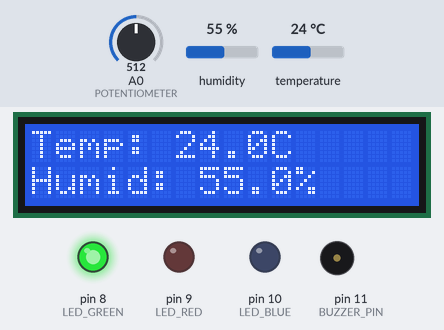
Recording of a sketch running on a simulated Arduino Uno, built with avr-gcc and run on an emulated ATmega328P. Parts: 16×2 character LCD, output pins drawn as LEDs (lit = HIGH), buzzer (waves = sounding). The inputs (shaded band) are chosen by the test bench; at power-on: A0 (POTENTIOMETER) = 512, humidity 55 %, temperature 24 °C. What the sketch prints to the serial monitor is not drawn.

Above: at 5.2 s.
5.3 s: A0 (POTENTIOMETER) set to 112
At 8.2 s:
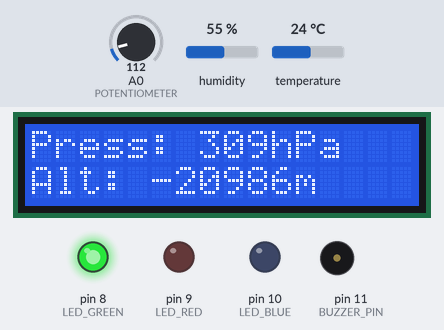
11.3 s: A0 (POTENTIOMETER) set to 91
At 13.1 s:
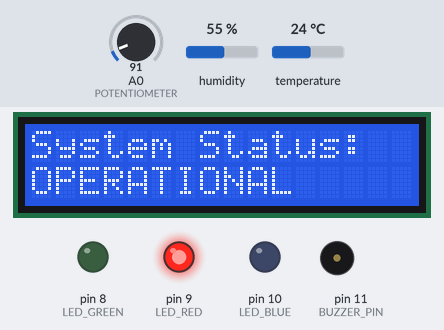
16.0 s: A0 (POTENTIOMETER) set to 75
At 17.0 s:
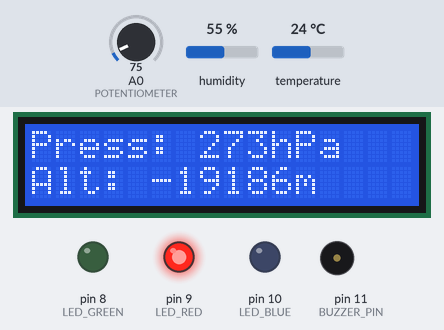
20.9 s: humidity set to 22 %
At 23.4 s:
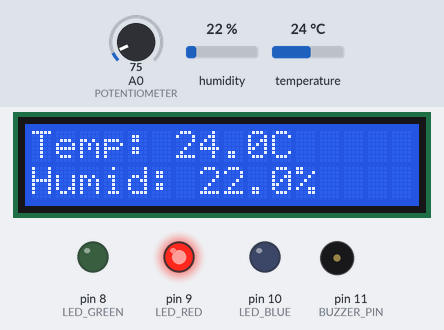
24.1 s: A0 (POTENTIOMETER) set to 105
At 29.4 s:
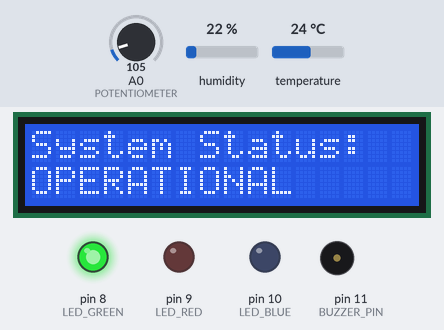
30.0 s: temperature set to 12 °C
At 32.6 s:
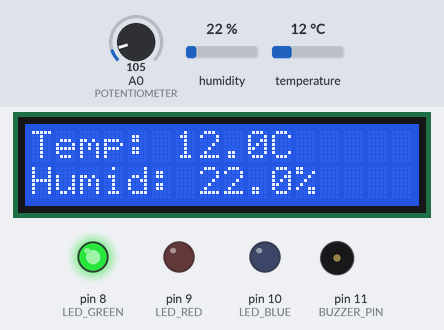
Timing chart, 0 to 62.5 s (numbered marks = the images above; inputs shaded):
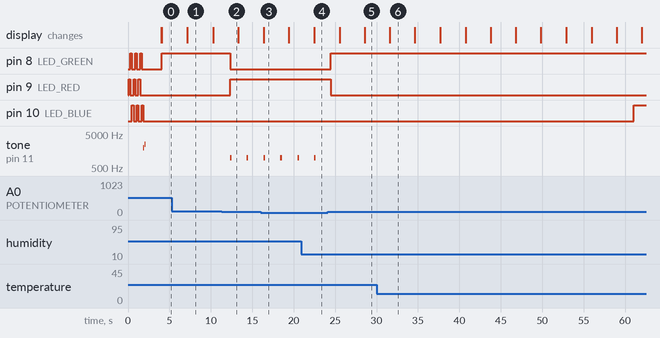

The sketch:

sketch.ino
```cpp
/*

  Components used:
  - Arduino Uno
  - DHT22 (Temperature & Humidity sensor)
  - BMP280 (Pressure sensor)
  - LCD 16x2 Display
  - LEDs for status indication
  - Potentiometer for manual calibration
*/

#include <LiquidCrystal.h>
#include <DHT.h>

// Pin definitions
#define DHT_PIN 2
#define DHT_TYPE DHT22
#define LED_GREEN 8
#define LED_RED 9
#define LED_BLUE 10
#define BUZZER_PIN 11
#define POTENTIOMETER A0

// LCD pins (RS, Enable, D4, D5, D6, D7)
LiquidCrystal lcd(12, 13, 4, 5, 6, 7);

// DHT sensor
DHT dht(DHT_PIN, DHT_TYPE);

// Variables for sensor readings
float temperature = 0;
float humidity = 0;
float pressure = 0;
int altitude_simulation = 0;
unsigned long lastReading = 0;
unsigned long lastDisplay = 0;
int displayMode = 0;

// Threshold values for space environment simulation
const float TEMP_MIN = -40;  // Minimum operational temperature
const float TEMP_MAX = 85;   // Maximum operational temperature
const float HUMIDITY_MAX = 95; // Maximum humidity threshold
const float PRESSURE_MIN = 300; // Simulated low pressure (space-like)

void setup() {
  Serial.begin(9600);

  // Initialize LCD
  lcd.begin(16, 2);
  lcd.print("Space Weather");
  lcd.setCursor(0, 1);
  lcd.print("Station v1.0");

  // Initialize DHT sensor
  dht.begin();

  // Initialize LED pins
  pinMode(LED_GREEN, OUTPUT);
  pinMode(LED_RED, OUTPUT);
  pinMode(LED_BLUE, OUTPUT);
  pinMode(BUZZER_PIN, OUTPUT);

  // Startup sequence
  startupSequence();

  delay(2000);
  lcd.clear();

  Serial.println("Space Weather Monitoring Station Initialized");
  Serial.println("Simulating satellite environmental data...");
  Serial.println("=====================================");
}

void loop() {
  // Read sensors every 2 seconds
  if (millis() - lastReading > 2000) {
    readSensors();
    checkThresholds();
    lastReading = millis();
  }

  // Update display every 3 seconds
  if (millis() - lastDisplay > 3000) {
    updateDisplay();
    lastDisplay = millis();
  }

  // Send data to serial monitor every 5 seconds
  if (millis() % 5000 < 100) {
    sendTelemetry();
  }

  delay(100);
}

void readSensors() {
  // Read DHT22 sensor
  temperature = dht.readTemperature();
  humidity = dht.readHumidity();

  // Simulate pressure reading (since BMP280 not available in free Wokwi)
  // Using potentiometer to simulate pressure variations
  int potValue = analogRead(POTENTIOMETER);
  pressure = map(potValue, 0, 1023, 200, 1200); // Simulate pressure range

  // Simulate altitude based on pressure
  altitude_simulation = map(pressure, 200, 1200, 50000, 0); // Inverted relationship

  // Check for sensor errors
  if (isnan(temperature) || isnan(humidity)) {
    temperature = -999;
    humidity = -999;
    Serial.println("DHT sensor error!");
  }
}

void checkThresholds() {
  bool alertCondition = false;

  // Temperature check
  if (temperature < TEMP_MIN || temperature > TEMP_MAX) {
    alertCondition = true;
  }

  // Humidity check
  if (humidity > HUMIDITY_MAX) {
    alertCondition = true;
  }

  // Pressure check (low pressure indicates high altitude/space-like conditions)
  if (pressure < PRESSURE_MIN) {
    alertCondition = true;
  }

  // Update status LEDs
  if (alertCondition) {
    digitalWrite(LED_RED, HIGH);
    digitalWrite(LED_GREEN, LOW);
    digitalWrite(LED_BLUE, LOW);

    // Sound alert
    tone(BUZZER_PIN, 1000, 200);
  } else {
    digitalWrite(LED_RED, LOW);
    digitalWrite(LED_GREEN, HIGH);
    digitalWrite(LED_BLUE, LOW);
  }

  // Blue LED blinks to show system is active
  digitalWrite(LED_BLUE, (millis() / 1000) % 2);
}

void updateDisplay() {
  lcd.clear();

  switch (displayMode % 3) {
    case 0:
      // Temperature and Humidity
      lcd.setCursor(0, 0);
      lcd.print("Temp: ");
      if (temperature != -999) {
        lcd.print(temperature, 1);
        lcd.print("C");
      } else {
        lcd.print("ERROR");
      }

      lcd.setCursor(0, 1);
      lcd.print("Humid: ");
      if (humidity != -999) {
        lcd.print(humidity, 1);
        lcd.print("%");
      } else {
        lcd.print("ERROR");
      }
      break;

    case 1:
      // Pressure and Altitude
      lcd.setCursor(0, 0);
      lcd.print("Press: ");
      lcd.print(pressure, 0);
      lcd.print("hPa");

      lcd.setCursor(0, 1);
      lcd.print("Alt: ");
      lcd.print(altitude_simulation);
      lcd.print("m");
      break;

    case 2:
      // System Status
      lcd.setCursor(0, 0);
      lcd.print("System Status:");

      lcd.setCursor(0, 1);
      if (temperature != -999 && humidity != -999) {
        lcd.print("OPERATIONAL");
      } else {
        lcd.print("SENSOR ERROR");
      }
      break;
  }

  displayMode++;
}

void sendTelemetry() {
  Serial.println("=== TELEMETRY DATA ===");
  Serial.print("Timestamp: ");
  Serial.println(millis());

  Serial.print("Temperature: ");
  if (temperature != -999) {
    Serial.print(temperature);
    Serial.println(" °C");
  } else {
    Serial.println("SENSOR ERROR");
  }

  Serial.print("Humidity: ");
  if (humidity != -999) {
    Serial.print(humidity);
    Serial.println(" %");
  } else {
    Serial.println("SENSOR ERROR");
  }

  Serial.print("Pressure: ");
  Serial.print(pressure);
  Serial.println(" hPa");

  Serial.print("Simulated Altitude: ");
  Serial.print(altitude_simulation);
  Serial.println(" m");

  Serial.print("Status: ");
  if (digitalRead(LED_RED)) {
    Serial.println("ALERT - Environmental limits exceeded!");
  } else {
    Serial.println("NOMINAL - All systems operational");
  }

  Serial.println("====================");
  Serial.println();
}

void startupSequence() {
  // LED startup sequence
  for (int i = 0; i < 3; i++) {
    digitalWrite(LED_RED, HIGH);
    delay(200);
    digitalWrite(LED_RED, LOW);
    digitalWrite(LED_GREEN, HIGH);
    delay(200);
    digitalWrite(LED_GREEN, LOW);
    digitalWrite(LED_BLUE, HIGH);
    delay(200);
    digitalWrite(LED_BLUE, LOW);
  }

  // Startup beep
  tone(BUZZER_PIN, 2000, 100);
  delay(150);
  tone(BUZZER_PIN, 2500, 100);
}
```

Measured:
- the behaviour switches between 103 and 102 on A0 (POTENTIOMETER) (found by bisection; images 1 and 2)
- after the input at 11.3 s, pin 8 (LED_GREEN): HIGH → LOW after 1.0 s; pin 9 (LED_RED): LOW → HIGH after 1.0 s; tone on pin 11 (BUZZER_PIN): alternates 1000 Hz for 0.20 s and silent for 1.8 s, starting after 1.0 s
- after the input at 20.9 s, the display: changes after 1.6 s (image 4)
- after the input at 24.1 s, pin 8 (LED_GREEN): LOW → HIGH after 0.39 s; pin 9 (LED_RED): HIGH → LOW after 0.39 s; tone on pin 11 (BUZZER_PIN): stops changing and stays silent
- what the display in image 1 shows lasts 3.1 s, from 7.2 s to 10.3 s
- what the display in image 3 shows lasts 3.0 s, from 16.4 s to 19.4 s
